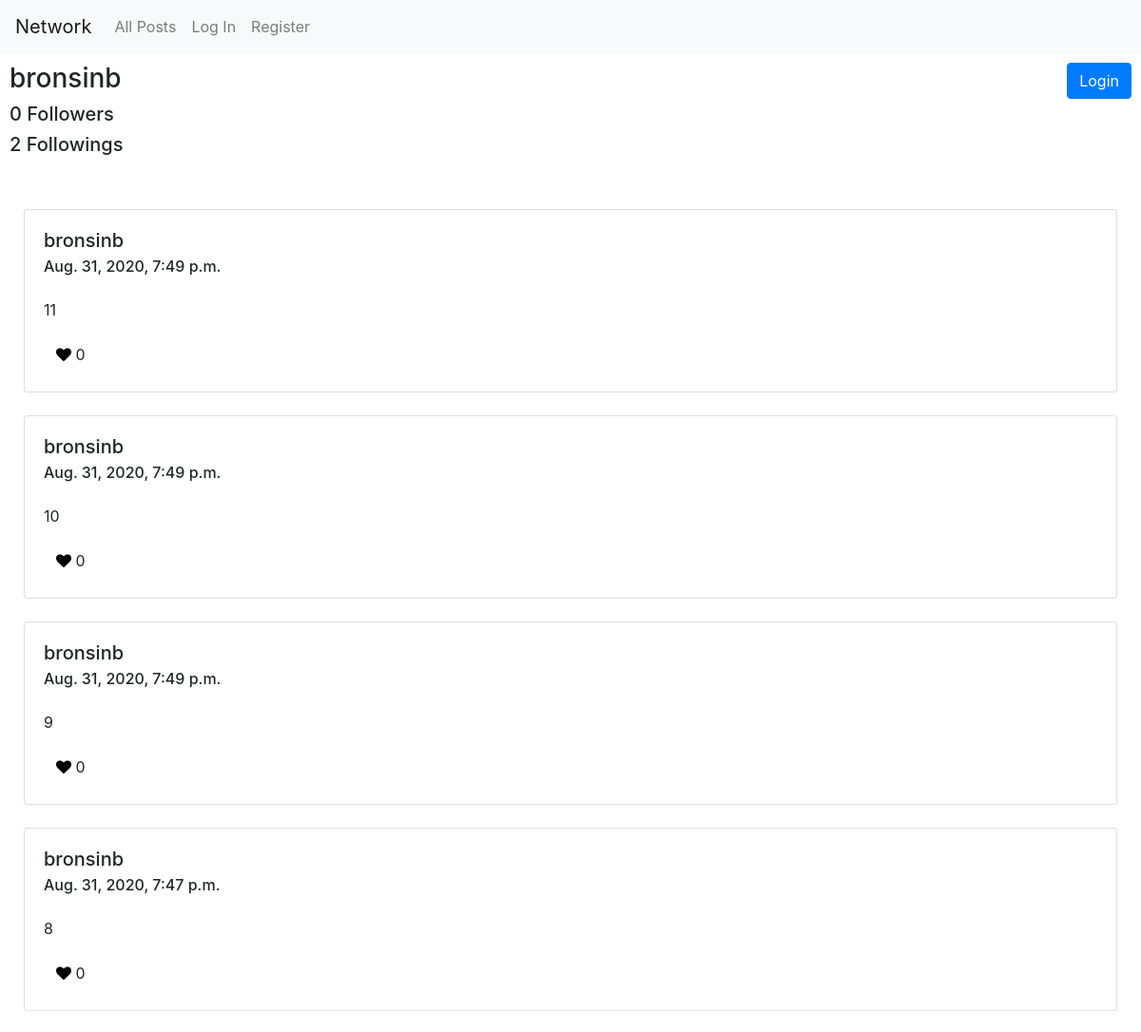
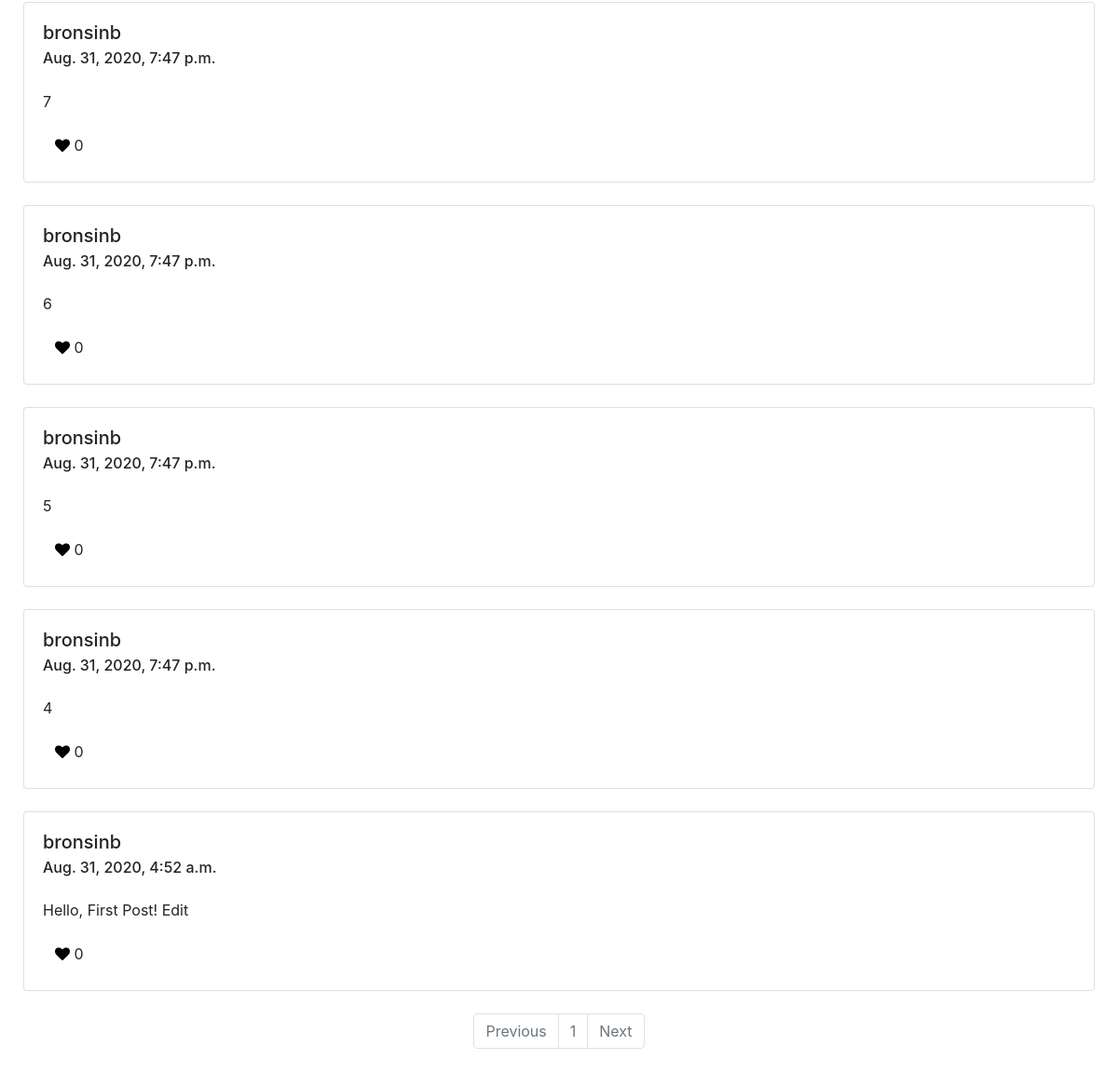
Page /profile/bronsinb on the earlier database version (2 pictures, top to bottom).
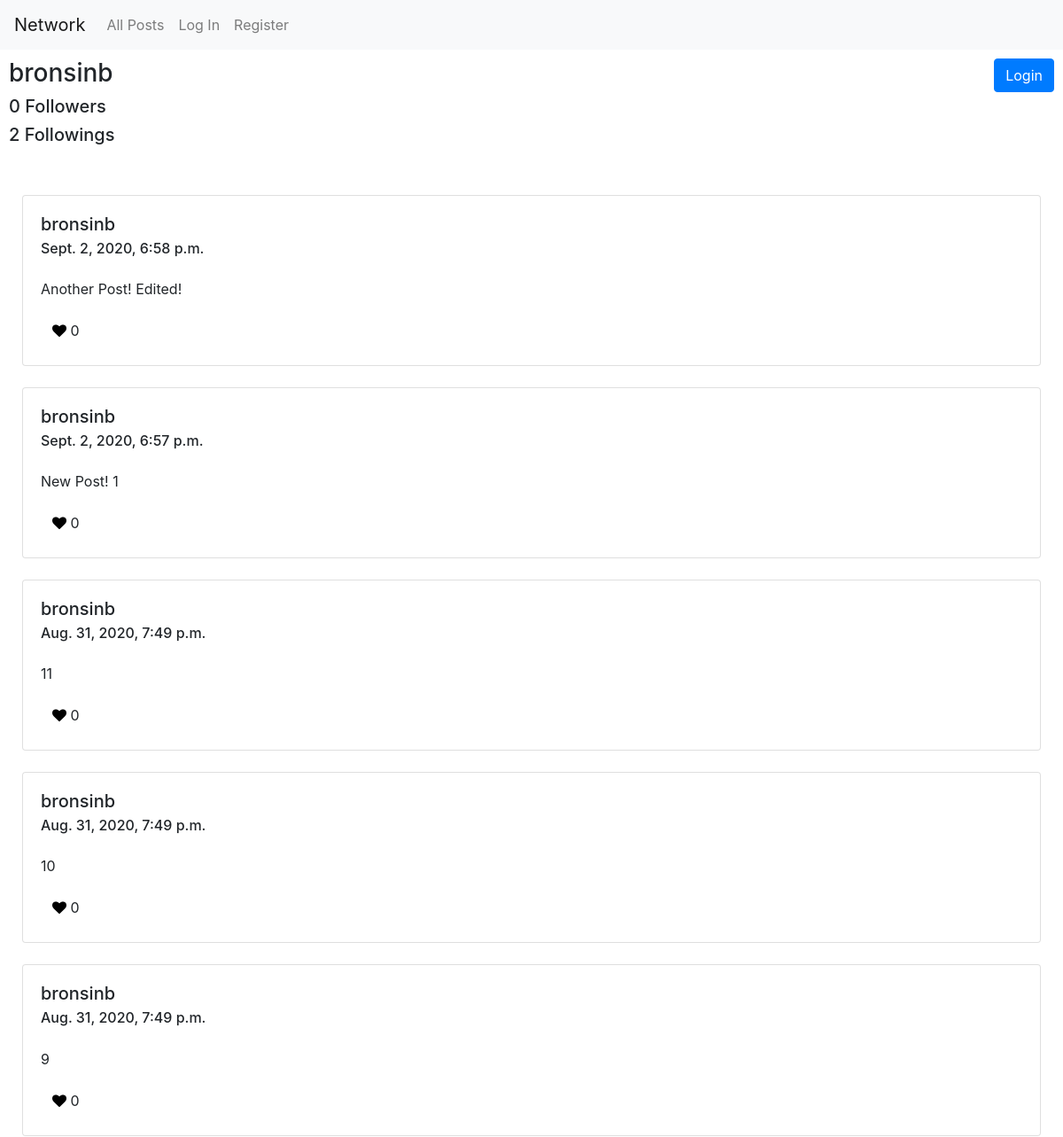
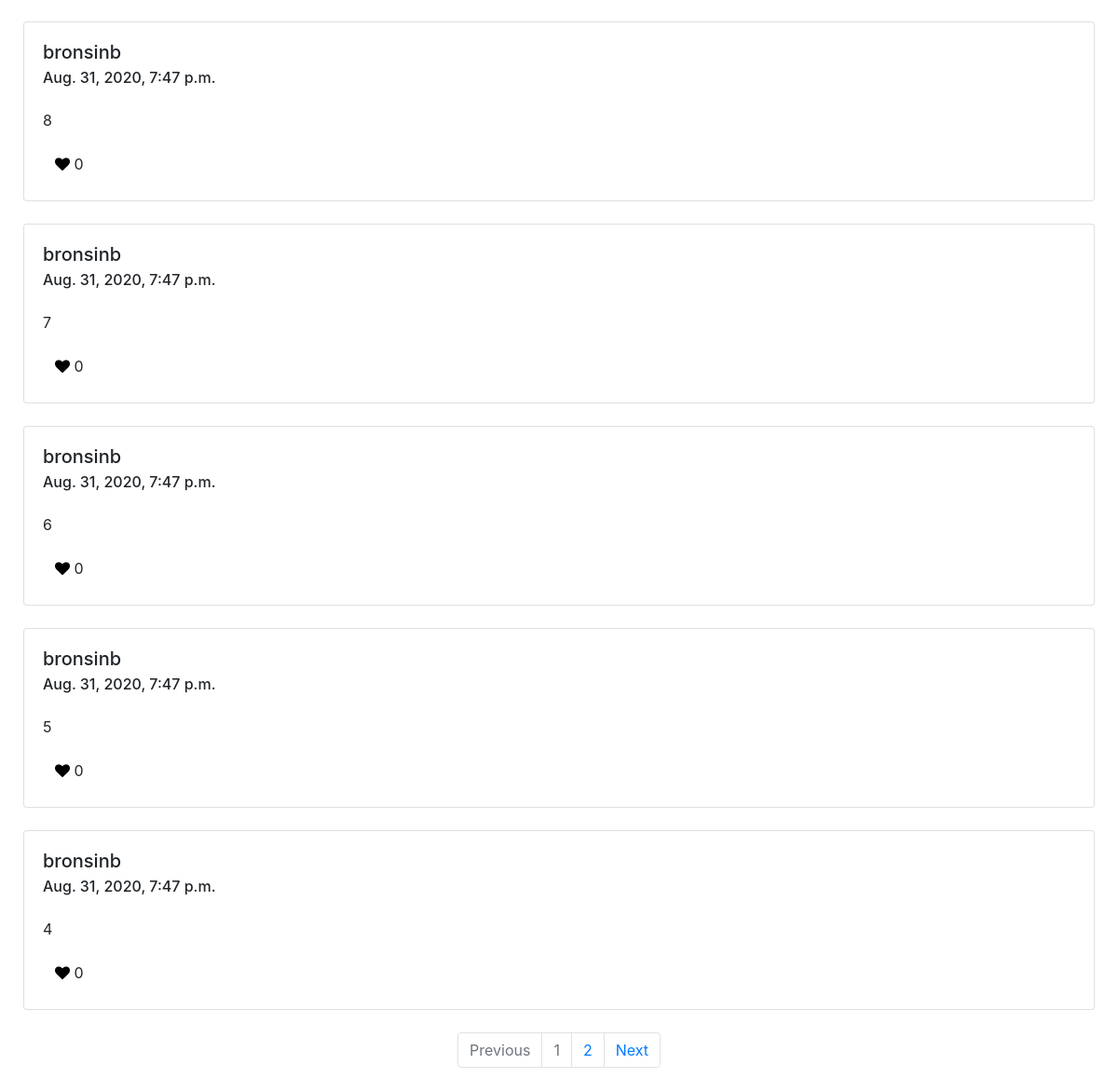
Same page on the later database version (2 pictures, top to bottom).
### network/models.py (models this page shows)
class User(AbstractUser):
    follower = models.ManyToManyField('self', blank=True, symmetrical=False, related_name="following")
    def get_follower_count(self):
        return len(self.follower.all())
    def get_following_count(self):
        return len(self.following.all())

class Post(models.Model):
    user = models.ForeignKey(User, on_delete=models.CASCADE, related_name="posts")
    text = models.CharField(max_length=280)
    created = models.DateTimeField(auto_now_add=True)
    likes = models.ManyToManyField(User, blank=True, related_name="likes")
    def get_likes_num(self):
        return len(self.likes.all())

### network/views.py (the view)
# urls.py: path("profile/<str:username>", views.profile, name="profile"),
def profile(request, username):
    if request.method == "POST":
        new_edit_post(request)
    profile = User.objects.get(username=username)
    posts_list = profile.posts.all().order_by('created').reverse()
    page = request.GET.get('page', 1)
    paginator = Paginator(posts_list, 10)
    try:
        posts = paginator.page(page)
    except PageNotAnInteger:
        posts = paginator.page(1)
    except EmptyPage:
        posts = paginator.page(paginator.num_pages)
    return render(request, "network/profile.html", {
        "posts": posts,
        "profile": profile,
        "following": request.user in profile.follower.all()
    })

### network/templates/network/profile.html (shortened to what this page needs)
{% extends "network/layout.html" %}
{% load static %}
{% block body %}
    <div class="container-fluid">
        <div class="row">
            <div class="col-xs">
                <h3>{{ profile.username }}</h3>
                <h5 id="followers">{{ profile.get_follower_count }} Followers</h5>
                <h5>{{ profile.get_following_count }} Followings</h5>
            </div>
            <div class="col">
            </div>
            <div>
                {% if user.is_authenticated %}
                    {% if user != profile %}
                        {% if following %}
                            <button id="follow" data-userid="{{ profile.id }}" class="btn btn-danger">Unfollow</button>
                        {% else %}
                            <button id="follow" data-userid="{{ profile.id }}" class="btn btn-outline-success">Follow</button>
                        {% endif %}
                    {% else %}
                        <button id="new-post-button" class="btn btn-primary">New Post</button>
                    {% endif %}
                {% else %}
                    <a href="{% url 'login' %}" class="btn btn-primary">Login</a>
                {% endif %}
            </div>
        </div>
        <br>
        <br>
        {% for post in posts %}
            <div class="card">
                <div class="card-body">
                    <h5 class="card-title">{{ post.user.username }}</h5>
                    <h6 class="card-subtitle">{{ post.created }}</h6>
                    <br>
                    <p class="card-text">{{ post.text }}</p>
                    {% if user.is_authenticated %}
                        {% if user == post.user %}
                            <button data-postid="{{ post.id }}" data-post="{{ post.text }}" class="btn edit"><i class="fa fa-edit"></i></button>
                        {% endif %}
                        {% if user in post.likes.all %}
                            <button data-postid="{{ post.id }}" class="btn like"><i style="color: red;" class="fa fa-heart"></i> {{ post.get_likes_num}}</button>
                        {% else %}
                            <button data-postid="{{ post.id }}" class="btn like"><i style="color: black;" class="fa fa-heart"></i> {{ post.get_likes_num}}</button>
                        {% endif %}
                    {% else %}
                        <a href="{% url 'login' %}" class="btn"><i style="color: black;" class="fa fa-heart"></i> {{ post.get_likes_num}}</a>
                    {% endif %}
                </div>
            </div>
            <br>
        {% empty %}
            <div class="alert alert-primary" role="alert">
                {{ profile.username }} has no Posts!
          </div>
        {% endfor %}
        <nav aria-label="Paginator">
            <ol class="pagination justify-content-center">
                {% if posts.has_previous %}
                    <li class="page-item"><a class="page-link" href="?page={{ posts.previous_page_number }}">Previous</a></li>
                {% else %}
                    <li class="page-item disabled"><a class="page-link">Previous</a></li>
                {% endif %}
                {% for i in posts.paginator.page_range %}
                    {% if posts.number == i %}
                        <li class="page-item disabled"><a class="page-link" >{{ i }}</a></li>
                    {% else %}
                        <li class="page-item"><a class="page-link" href="?page={{ i }}">{{ i }}</a></li>
                    {% endif %}
                {% endfor %}
                {% if posts.has_next %}
                    <li class="page-item"><a class="page-link" href="?page={{ posts.next_page_number }}">Next</a></li>
                {% else %}
                    <li class="page-item disabled"><a class="page-link">Next</a></li>
                {% endif %}
            </ol>
        </nav>
    </div>
{% endblock %}

### network/templates/network/layout.html (shortened to what this page needs)
{% load static %}
<!DOCTYPE html>
<html lang="en">
    <head>
        <link rel="stylesheet" href="https://cdnjs.cloudflare.com/ajax/libs/font-awesome/4.7.0/css/font-awesome.min.css">
        <link rel="stylesheet" href="https://stackpath.bootstrapcdn.com/bootstrap/4.4.1/css/bootstrap.min.css">
        <link href="{% static 'network/styles.css' %}" rel="stylesheet">
    </head>
    <body>
        <nav class="navbar navbar-expand-lg navbar-light bg-light">
            <a class="navbar-brand" href="#">Network</a>
            <div>
              <ul class="navbar-nav mr-auto">
                <li class="nav-item">
                  <a class="nav-link" href="{% url 'index' %}">All Posts</a>
                </li>
                {% if user.is_authenticated %}
                    <li class="nav-item">
                        <a class="nav-link" href="{% url 'following' %}">Following</a>
                    </li>
                    <li class="nav-item">
                        <a class="nav-link" href="{% url 'logout' %}">Log Out</a>
                    </li>
                {% else %}
                    <li class="nav-item">
                        <a class="nav-link" href="{% url 'login' %}">Log In</a>
                    </li>
                    <li class="nav-item">
                        <a class="nav-link" href="{% url 'register' %}">Register</a>
                    </li>
                {% endif %}
              </ul>
            </div>
          </nav>
        <div class="body padding">
            {% block body %}
            {% endblock %}
        </div>
    </body>
</html>

### network/static/network/styles.css (style rules this page uses)
.padding { padding: 10px; }

Differences in the rows shown:
no longer on this page (row unchanged): Post: user.username "bronsinb", created "Aug. 31, 2020, 4:52 a.m.", text "Hello, First Post! Edit", get_likes_num "0"
added Post: user.username "bronsinb", created "Sept. 2, 2020, 6:58 p.m.", text "Another Post! Edited!", get_likes_num "0"
added Post: user.username "bronsinb", created "Sept. 2, 2020, 6:57 p.m.", text "New Post! 1", get_likes_num "0"
Other differences:
new list line: "2"
